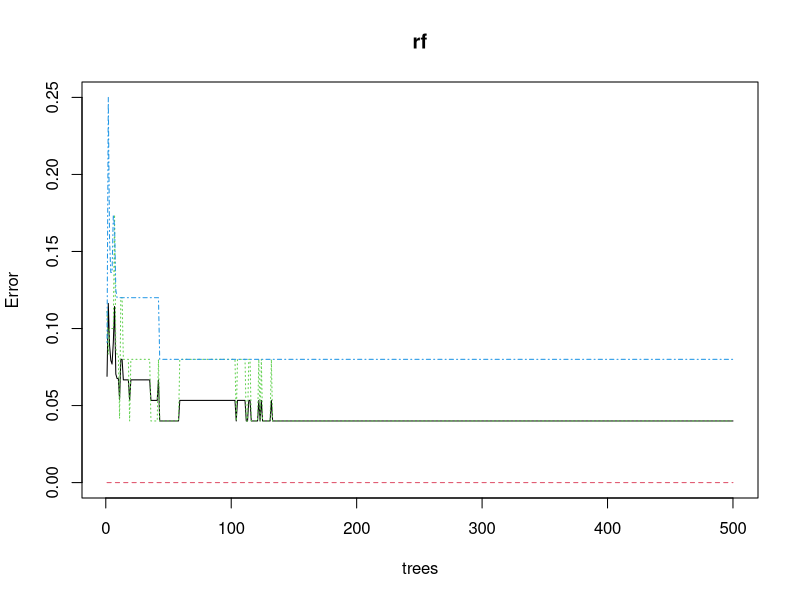
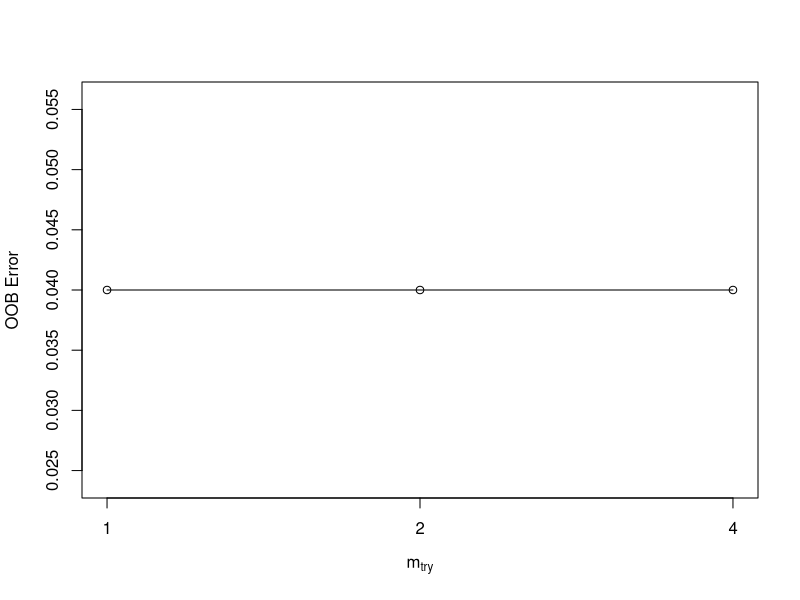
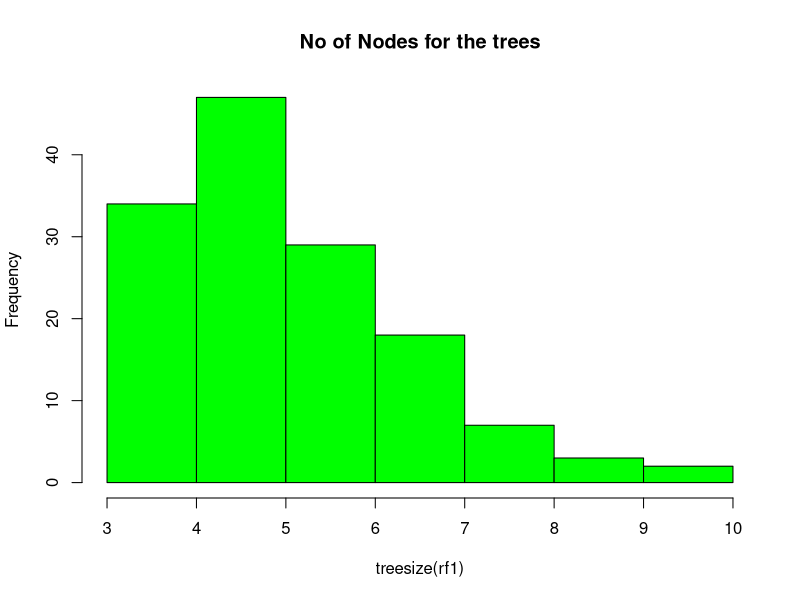
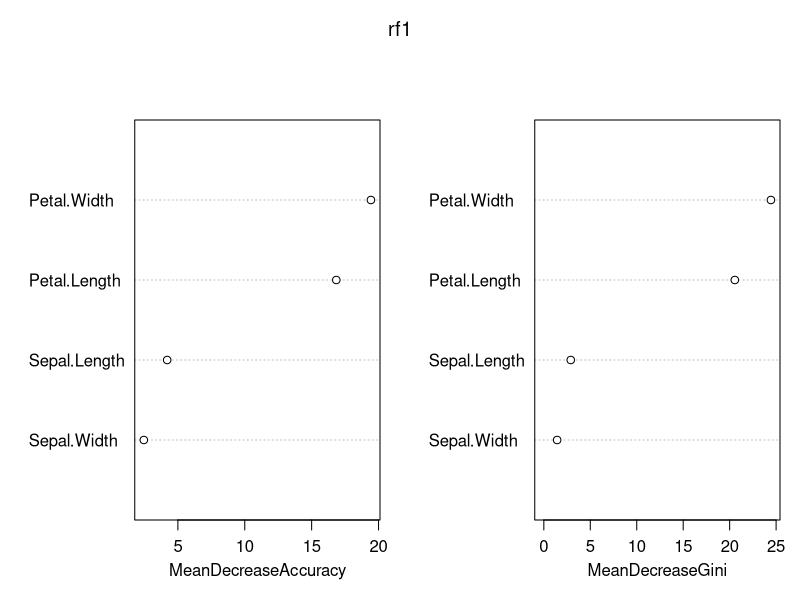
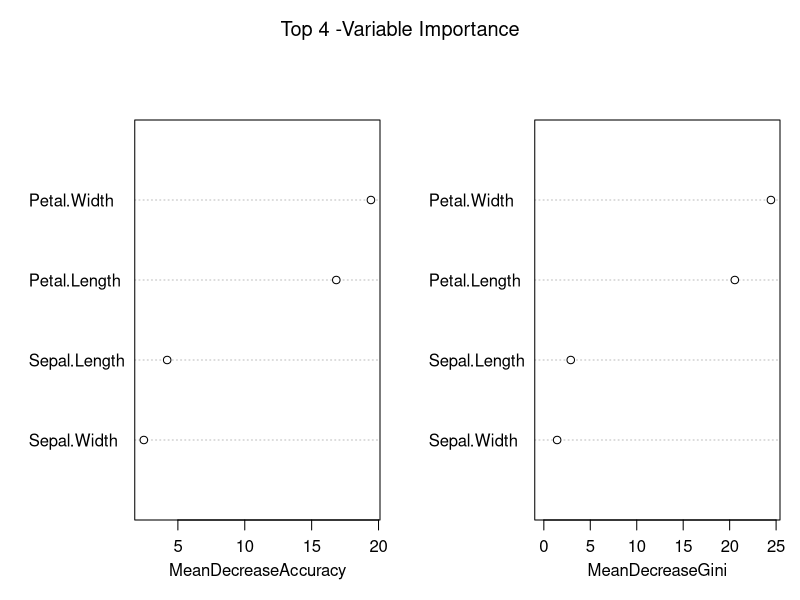
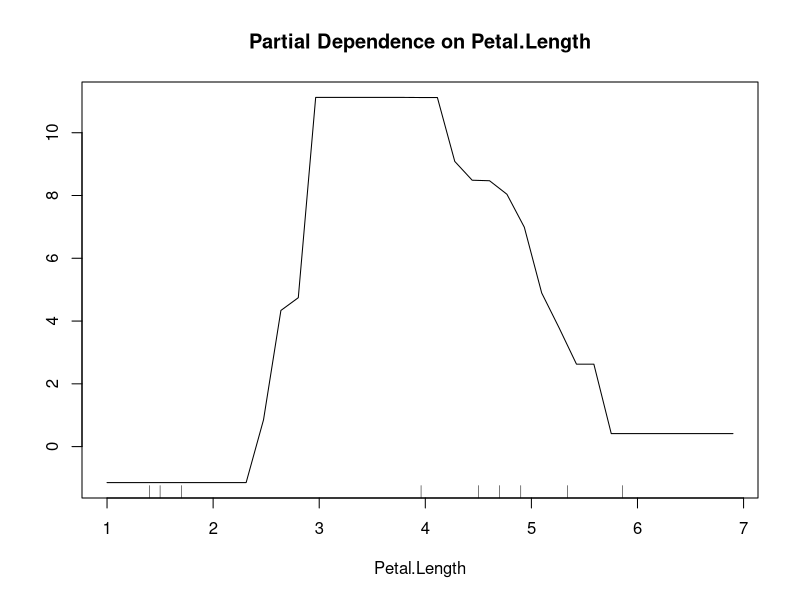
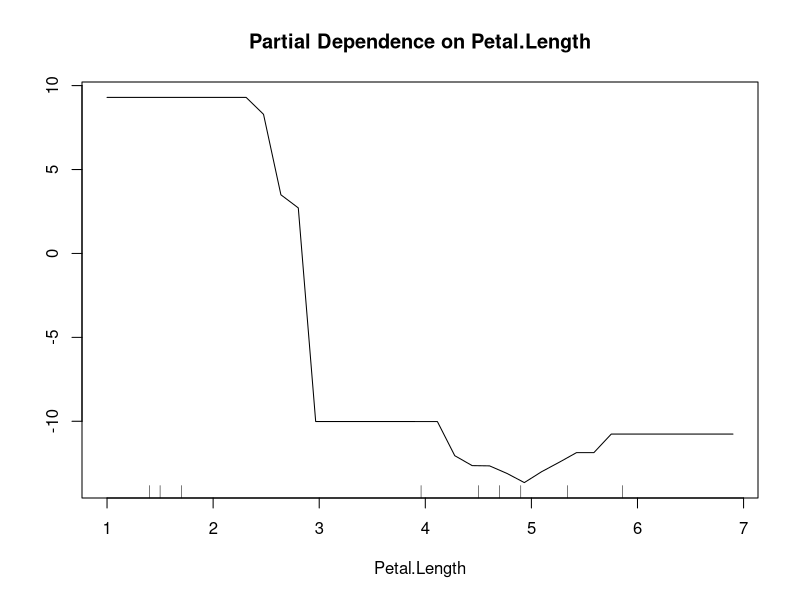
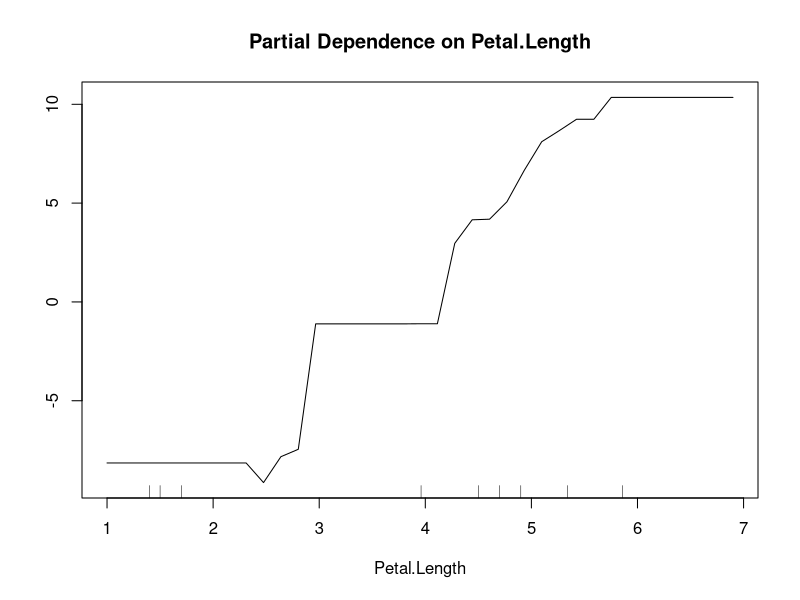

Write the R code that produced these figures, in order.
#install.packages("randomForest")
#install.packages("Mass")
#install.packages("caret")
library(randomForest)
library(MASS)
library(caret)

set.seed(123)


# USe the set.seed function so that we get same results each time 

data(iris)
View(iris)
# Splitting data into training and testing. As the species are in order 
# splitting the data based on species 
iris_setosa<-iris[iris$Species=="setosa",] # 50
iris_versicolor <- iris[iris$Species=="versicolor",] # 50
iris_virginica <- iris[iris$Species=="virginica",] # 50
iris_train <- rbind(iris_setosa[1:25,],iris_versicolor[1:25,],iris_virginica[1:25,])
iris_test <- rbind(iris_setosa[26:50,],iris_versicolor[26:50,],iris_virginica[26:50,])

rf <- randomForest(Species~., data=iris_train)
rf  # Description of the random forest with no of trees, mtry = no of variables for splitting

# each tree node.
# Out of bag estimate of error rate is 0.47 % in Random Forest Model.
attributes(rf)

# Prediction and Confusion Matrix - Training data 
pred1 <- predict(rf, iris_train)
head(pred1)

head(iris_train$Species)

# looks like the first six predicted value and original value matches.

confusionMatrix(pred1, iris_train$Species)  # 100 % accuracy on training data 

# Around 95% Confidence Interval. 
# Sensitivity for all three species/categories is 100 % 

# Prediction with test data - Test Data 
pred2 <- predict(rf, iris_test)
confusionMatrix(pred2, iris_test$Species) # 94,67 % accuracy on test data 

# Error Rate in Random Forest Model :
plot(rf)

# at 200 there is a constant line and it doesnot vary after 200 trees

# Tune Random Forest Model mtry 
tune <- tuneRF(iris_train[,-5], iris_train[,5], stepFactor = 0.5, plot = TRUE, ntreeTry = 300,
               trace = TRUE, improve = 0.05)

rf1 <- randomForest(Species~., data=iris_train, ntree = 140, mtry = 2, importance = TRUE,
                    proximity = TRUE)
rf1  # with the new values after tuning, the OOB estimate error is 4 %

pred1 <- predict(rf1, iris_train)
confusionMatrix(pred1, iris_train$Species)  # 100 % accuracy on training data 

# Around 95% Confidence Interval. 
# Sensitivity for Yes and No is 100 % 

# test data prediction using the Tuned RF1 model
pred2 <- predict(rf1, iris_test)
confusionMatrix(pred2, iris_test$Species) # 96 % accuracy on test data 

# Confidence Interval between 88 to 99 %
# Species Setosa is 100 % accurate, Versicolor is 92 % and Virginica is 96 % Accurate


# no of nodes of trees

hist(treesize(rf1), main = "No of Nodes for the trees", col = "green")

# Majority of the trees has an average number has close to 40 nodes. 

# Variable Importance :

varImpPlot(rf1)

# Mean Decrease Accuracy graph shows that how worst the model performs without each variable.
# say Petal Length is the most important variable for prediction.on looking at Sepat.Width.has least score
# to be used for predication

# MeanDecrease gini graph shows how much by average the gini decreases if one of those nodes were 
# removed. Petal.Width is very important and Sepal.Width is not that important.

varImpPlot(rf1 ,Sort = T, n.var = 4, main = "Top 4 -Variable Importance")

# Quantitative values 
importance(rf1)

varUsed(rf)   # which predictor variables are actually used in the random forest.

# Partial Dependence Plot 
partialPlot(rf1, iris_train, Petal.Length, "versicolor")

partialPlot(rf1, iris_train, Petal.Length, "setosa")

partialPlot(rf1, iris_train, Petal.Length, "virginica")

# if the petal.length is between 2.5 to 5,5, then it is Versicolor
# If the petal.length is between 1 to 3 cms in length, then it is setosa
# if the petal.length is greater than 3 cms in lenth, then it is Virginica
# Extract single tree from the forest :

tr1 <- getTree(rf1, 1, labelVar = TRUE)
tr1

# Multi Dimension scaling plot of proximity Matrix
MDSplot(rf1, iris$Species)
